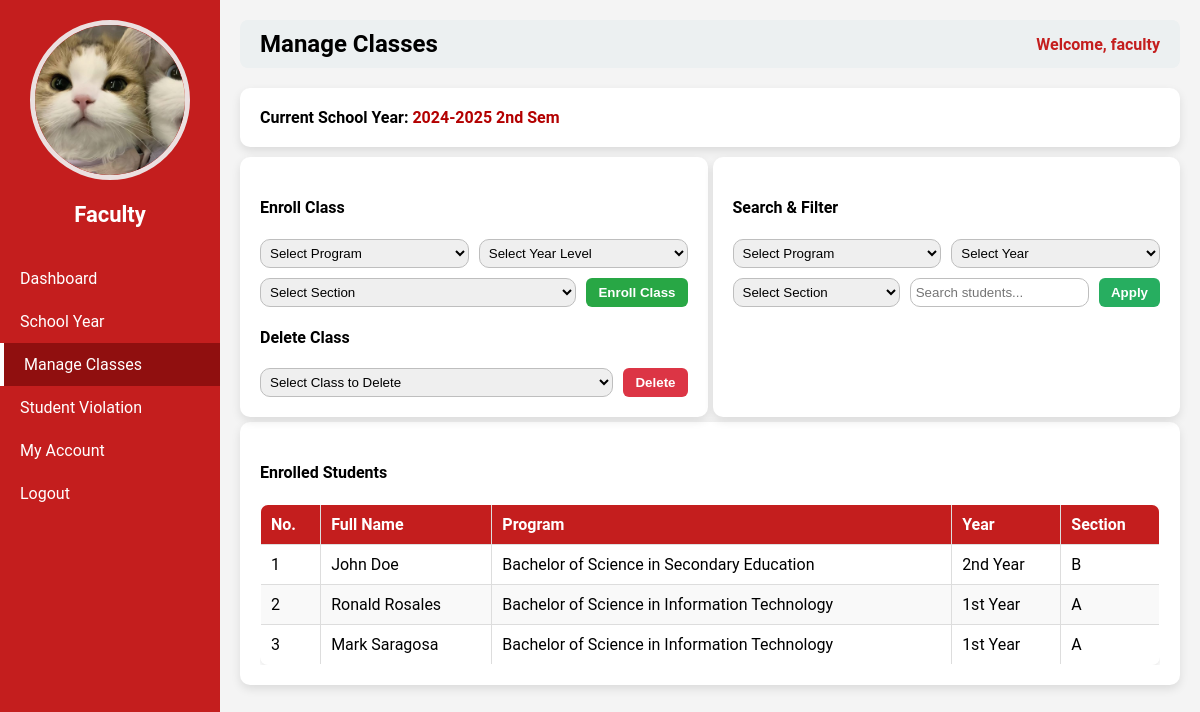
Before: /faculty.php?page=manage_classes (signed in) with the older database file.
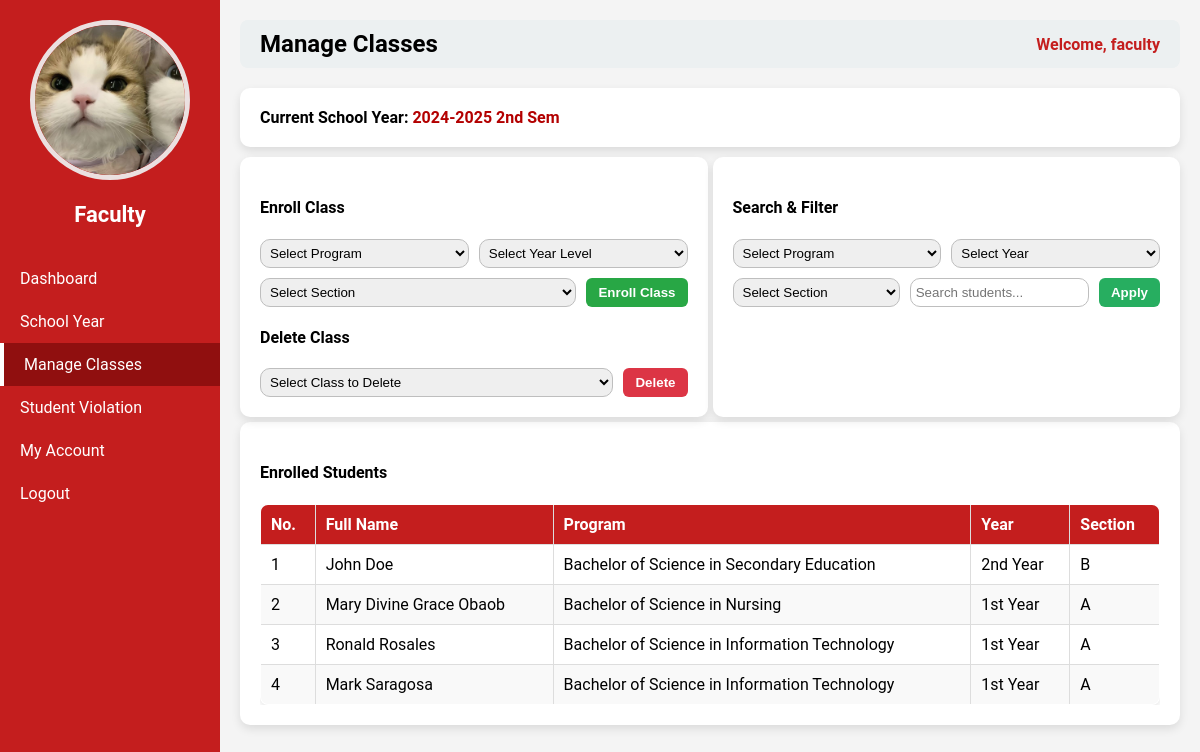
After: the same page with the newer database file.
### tables this page shows
CREATE TABLE `student_enrollments` (
  `id` int(11) NOT NULL,
  `class_enrollment_id` int(11) NOT NULL,
  `student_id` int(11) NOT NULL,
  `enrolled_at` timestamp NOT NULL DEFAULT current_timestamp()
);

CREATE TABLE `students` (
  `id` int(11) NOT NULL,
  `first_name` varchar(50) NOT NULL,
  `last_name` varchar(50) NOT NULL,
  `school_year_id` int(11) NOT NULL,
  `program_id` int(11) NOT NULL,
  `year_level_id` int(11) NOT NULL,
  `section_id` int(11) NOT NULL,
  `address` varchar(100) NOT NULL,
  `contact` varchar(20) NOT NULL,
  `img` varchar(255) NOT NULL,
  `user_id` int(11) NOT NULL
);

CREATE TABLE `programs` (
  `id` int(11) NOT NULL,
  `program_code` varchar(50) NOT NULL,
  `program_name` varchar(100) NOT NULL
);

CREATE TABLE `year_levels` (
  `id` int(11) NOT NULL,
  `year_level` varchar(50) NOT NULL,
  `year_code` varchar(50) NOT NULL
);

CREATE TABLE `sections` (
  `id` int(11) NOT NULL,
  `section_name` varchar(50) NOT NULL
);

### faculty_pages/manage_classes.php (the view, shortened to what this page needs)
<?php
require __DIR__ . '/../db_connect.php';
$user_id = $_SESSION['user_id'];
$current_sy = $pdo->query("SELECT * FROM school_years WHERE is_current=1 LIMIT 1")->fetch(PDO::FETCH_ASSOC);
$current_sy_id = $current_sy['id'];
$search = $_GET['search'] ?? '';
$sql = "
    SELECT se.id AS enrollment_id, s.id AS student_id, s.first_name, s.last_name,
           p.program_name, yl.year_level, sec.section_name, ce.id AS class_enrollment_id
    FROM student_enrollments se
    INNER JOIN class_enrollments ce ON se.class_enrollment_id = ce.id
    INNER JOIN students s ON se.student_id = s.id
    INNER JOIN programs p ON s.program_id = p.id
    INNER JOIN year_levels yl ON s.year_level_id = yl.id
    INNER JOIN sections sec ON s.section_id = sec.id
    WHERE ce.user_id = ? AND ce.school_year_id = ?
";
$params = [$user_id, $current_sy_id];
$sql .= " ORDER BY s.last_name, s.first_name";
$enrolled_students = $pdo->prepare($sql);
$enrolled_students->execute($params);
$enrolled_students = $enrolled_students->fetchAll(PDO::FETCH_ASSOC);
?>
<div class="container small-container">
    <h3>Current School Year: <span style="color:#b30000;"><?= htmlspecialchars($current_sy['school_year']); ?></span></h3>
</div>
<div class="flex-container">
    <div class="container half">
        <h4>Enroll Class</h4>
        <form method="POST" class="form-box">
            <select name="program_id" required>
                <option value="">Select Program</option>
            </select>
            <select name="year_level_id" required>
                <option value="">Select Year Level</option>
            </select>
            <select name="section_id" required>
                <option value="">Select Section</option>
            </select>
            <button type="submit" name="enroll_class" class="btn btn-primary">Enroll Class</button>
        </form>
        <h4>Delete Class</h4>
        <form method="POST" class="form-box">
            <select name="class_enrollment_id" required>
                <option value="">Select Class to Delete</option>
            </select>
            <button type="submit" name="delete_class" class="btn btn-danger" onclick="return confirm('Delete this class and all its students?')">Delete</button>
        </form>
    </div>
    <div class="container half">
        <h4>Search & Filter</h4>
        <form method="GET" action="faculty.php" class="form-box">
            <select name="filter_program">
                <option value="">Select Program</option>
            </select>
            <select name="filter_year">
                <option value="">Select Year</option>
            </select>
            <select name="filter_section">
                <option value="">Select Section</option>
            </select>
            <input type="text" name="search" placeholder="Search students..." value="<?= htmlspecialchars($search) ?>">
            <button type="submit" class="btn btn-info">Apply</button>
        </form>
    </div>
</div>
<div class="container">
    <h4>Enrolled Students</h4>
    <div class="table-box">
        <table class="styled-table">
            <thead>
                <tr>
                    <th>No.</th>
                    <th>Full Name</th>
                    <th>Program</th>
                    <th>Year</th>
                    <th>Section</th>
                </tr>
            </thead>
            <tbody>
            <?php if ($enrolled_students): ?>
                <?php foreach ($enrolled_students as $i => $stu): ?>
                <tr>
                    <td><?= $i+1 ?></td>
                    <td><?= htmlspecialchars($stu['first_name']." ".$stu['last_name']) ?></td>
                    <td><?= htmlspecialchars($stu['program_name']) ?></td>
                    <td><?= htmlspecialchars($stu['year_level']) ?></td>
                    <td><?= htmlspecialchars($stu['section_name']) ?></td>
                </tr>
                <?php endforeach; ?>
            <?php else: ?>
                <tr><td colspan="6" style="text-align:center;">No students found.</td></tr>
            <?php endif; ?>
            </tbody>
        </table>
    </div>
</div>

Changed rows visible on the page:
added student_enrollments: student.last_name "Mary Divine Grace Obaob", programs.program_name "Bachelor of Science in Nursing", year_levels.year_level "1st Year", sections.section_name "A"
